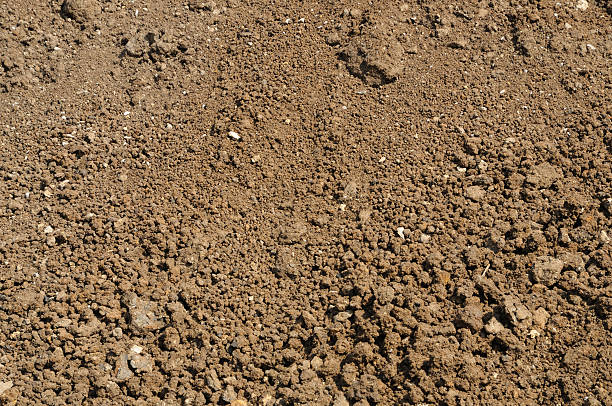
#> input picture SiltSoil.jpg, 612 x 406 px, given in place of Soil.png, which was not available
$ python Image_Enhancer.py ../SiltSoil.jpg
#> lines starting #> are read from the running program, lines starting #| are printed output that depends on the picture; pictures that were not available may be replaced by others from this repository, and a replacement may not be noted

#~~CLAHE Algorithm (Contrast Limiting Adaptive Histogram Enhancement)
import sys
import cv2
import os

def ImgEnhancer(root_image):
    #~~Step 1: Apply median blur filter
#> called with root_image = 'Soil.png'
    img = cv2.imread(root_image)
#> img is the input picture: shape (406, 612, 3); mean B, G, R 79.7, 109.6, 138

    #~~Step 2: Convert Color space
    lab_img = cv2.cvtColor(img, cv2.COLOR_BGR2LAB)
#> lab_img: shape (406, 612, 3); mean of channels 0, 1, 2 121.1, 135.1, 148.5

    #~~Step 3: Split color channels
    l, a, b = cv2.split(lab_img)
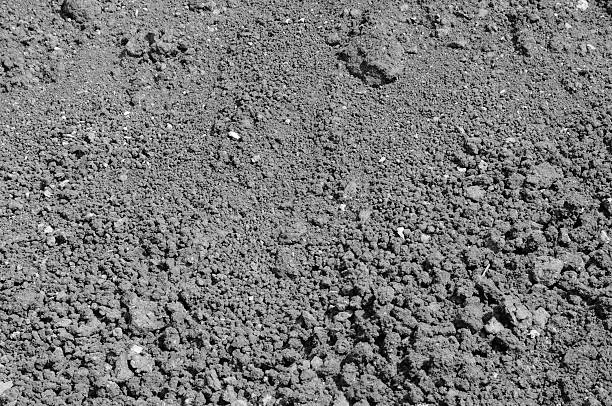
#> l: shape (406, 612); min 0, max 255, mean 121.1
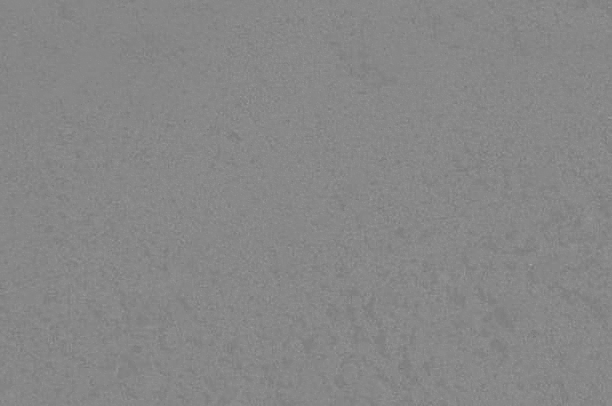
#> a: shape (406, 612); min 115, max 166, mean 135.1
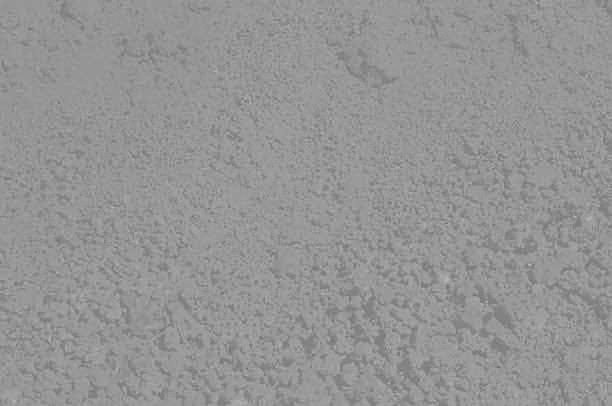
#> b: shape (406, 612); min 104, max 187, mean 148.5

    #~~Step 4: Apply CLAHE to the L-channel
    clahe = cv2.createCLAHE(clipLimit=1.0, tileGridSize=(8, 8))
    clahe_lab_img = clahe.apply(l)
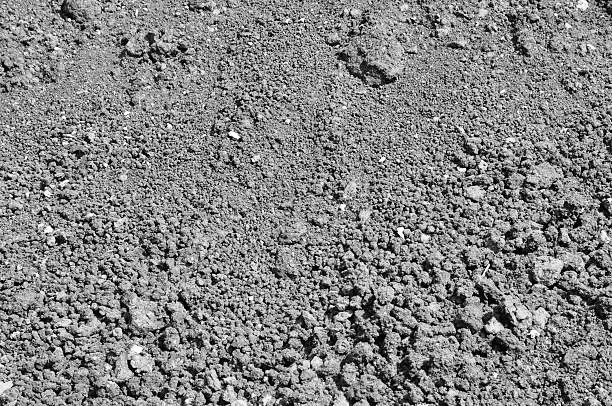
#> clahe_lab_img: shape (406, 612); min 0, max 255, mean 132.2

    #~~ Step 5: Combine the CLAHE enhanced L-channel back to A and B channels
    updated_clahe_lab_img = cv2.merge((clahe_lab_img, a, b))
#> updated_clahe_lab_img: shape (406, 612, 3); mean of channels 0, 1, 2 132.2, 135.1, 148.5

    #~~ Step 6: Convert color space
    final_img = cv2.cvtColor(updated_clahe_lab_img, cv2.COLOR_LAB2BGR)
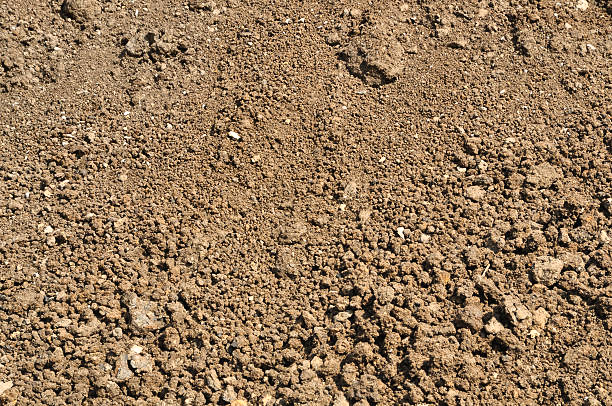
#> final_img: shape (406, 612, 3); mean B, G, R 91, 121.4, 150

    #~~ Step 7: Scale and save image to uploads folder
    img_scaled = cv2.resize(final_img, (400, 400), interpolation=cv2.INTER_AREA)
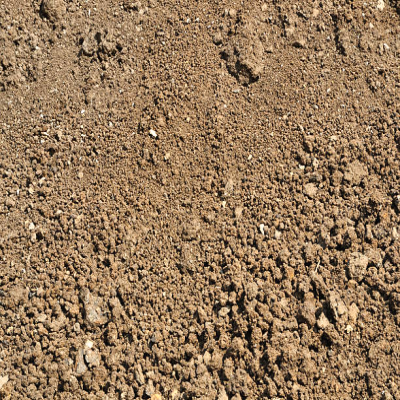
#> img_scaled: shape (400, 400, 3); mean B, G, R 91, 121.4, 150
    pre_process = "CLACHE_" + os.path.basename(root_image)
    cv2.imwrite(pre_process, img_scaled)

    cv2.waitKey(0)
    cv2.destroyAllWindows()

#root_image = sys.argv[1]
root_image = "Soil.png"
ImgEnhancer(root_image)
